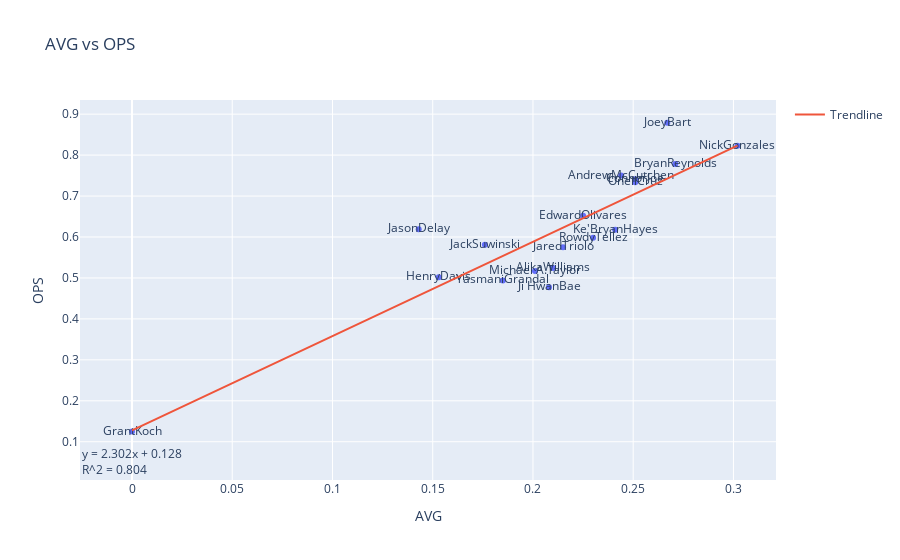
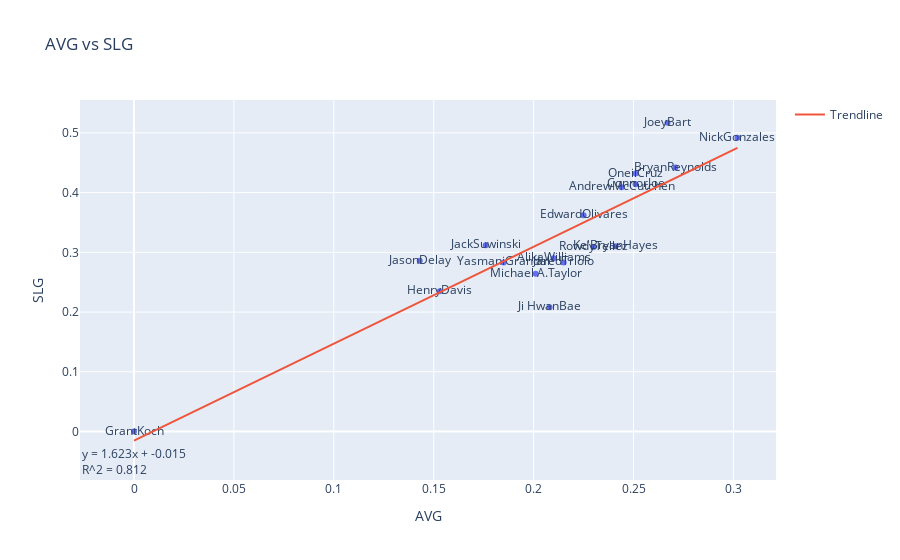

Write notebook code for charts like these, in order.
### Code cell
import pandas as pd
import plotly.express as px
import plotly.graph_objects as go
from sklearn.linear_model import LinearRegression

# Load the CSV file
file_path = '6.18.2024.csv'
data = pd.read_csv(file_path)

# Ensure the PLAYER column is used as labels
data['PLAYER'] = data['PLAYER'].astype(str)

# Drop rows with NaN values in the relevant columns
data = data.dropna(subset=['AVG', 'OPS', 'SLG'])

def add_trendline_and_annotations(df, x_col, y_col, title):
    x = df[x_col]
    y = df[y_col]

    # Fit linear regression model
    model = LinearRegression()
    model.fit(x.values.reshape(-1, 1), y.values.reshape(-1, 1))
    trendline = model.predict(x.values.reshape(-1, 1))
    
    # Calculate R^2
    r_squared = model.score(x.values.reshape(-1, 1), y.values.reshape(-1, 1))

    # Create interactive scatter plot
    fig = px.scatter(df, x=x_col, y=y_col, text='PLAYER', title=title)
    
    # Add trendline
    fig.add_traces(go.Scatter(x=x, y=trendline.flatten(), mode='lines', name='Trendline'))

    # Display equation and R^2
    equation = f"y = {model.coef_[0][0]:.3f}x + {model.intercept_[0]:.3f}"
    annotation = f"{equation}<br>R^2 = {r_squared:.3f}"
    fig.add_annotation(x=min(x), y=min(y), text=annotation, showarrow=False, align='left', yshift=-30)

    fig.show()

# Perform regression analysis and plot for AVG vs OPS
add_trendline_and_annotations(data, 'AVG', 'OPS', 'AVG vs OPS')

# Perform regression analysis and plot for AVG vs SLG
add_trendline_and_annotations(data, 'AVG', 'SLG', 'AVG vs SLG')

### Figure 1 — Plotly figure (JSON) as saved in the notebook; plotly's stock layout.template omitted (floating-point values rounded to 4 significant figures)
{"data": [{"hovertemplate": "AVG=%{x}<br>OPS=%{y}<br>PLAYER=%{text}<extra></extra>", "legendgroup": "", "marker": {"color": "#636efa", "symbol": "circle"}, "mode": "markers+text", "name": "", "orientation": "v", "showlegend": false, "text": ["JoeyBart", "AndrewMcCutchen", "BryanReynolds", "JasonDelay", "NickGonzales", "ConnorJoe", "Ke'BryanHayes", "OneilCruz", "JaredTriolo", "EdwardOlivares", "RowdyTellez", "JackSuwinski", "Ji HwanBae", "HenryDavis", "Michael A.Taylor", "AlikaWilliams", "YasmaniGrandal", "GrantKoch"], "type": "scatter", "x": [0.267, 0.244, 0.271, 0.143, 0.302, 0.251, 0.241, 0.251, 0.215, 0.225, 0.23, 0.176, 0.208, 0.153, 0.201, 0.21, 0.185, 0], "xaxis": "x", "y": [0.879, 0.75, 0.778, 0.619, 0.823, 0.741, 0.618, 0.734, 0.575, 0.652, 0.598, 0.581, 0.477, 0.502, 0.517, 0.524, 0.494, 0.125], "yaxis": "y"}, {"mode": "lines", "name": "Trendline", "type": "scatter", "x": [0.267, 0.244, 0.271, 0.143, 0.302, 0.251, 0.241, 0.251, 0.215, 0.225, 0.23, 0.176, 0.208, 0.153, 0.201, 0.21, 0.185, 0], "y": [0.7425, 0.6895, 0.7517, 0.4571, 0.8231, 0.7057, 0.6826, 0.7057, 0.6228, 0.6458, 0.6573, 0.533, 0.6067, 0.4801, 0.5906, 0.6113, 0.5537, 0.1279]}], "layout": {"annotations": [{"align": "left", "showarrow": false, "text": "y = 2.302x + 0.128<br>R^2 = 0.804", "x": 0, "y": 0.125, "yshift": -30}], "autosize": true, "legend": {"tracegroupgap": 0}, "title": {"text": "AVG vs OPS"}, "xaxis": {"anchor": "y", "autorange": true, "domain": [0, 1], "range": [-0.03145, 0.3216], "title": {"text": "AVG"}, "type": "linear"}, "yaxis": {"anchor": "x", "autorange": true, "domain": [0, 1], "range": [-0.1697, 0.9589], "title": {"text": "OPS"}, "type": "linear"}}}

### Figure 2 — Plotly figure (JSON) as saved in the notebook; plotly's stock layout.template omitted (floating-point values rounded to 4 significant figures)
{"data": [{"hovertemplate": "AVG=%{x}<br>SLG=%{y}<br>PLAYER=%{text}<extra></extra>", "legendgroup": "", "marker": {"color": "#636efa", "symbol": "circle"}, "mode": "markers+text", "name": "", "orientation": "v", "showlegend": false, "text": ["JoeyBart", "AndrewMcCutchen", "BryanReynolds", "JasonDelay", "NickGonzales", "ConnorJoe", "Ke'BryanHayes", "OneilCruz", "JaredTriolo", "EdwardOlivares", "RowdyTellez", "JackSuwinski", "Ji HwanBae", "HenryDavis", "Michael A.Taylor", "AlikaWilliams", "YasmaniGrandal", "GrantKoch"], "type": "scatter", "x": [0.267, 0.244, 0.271, 0.143, 0.302, 0.251, 0.241, 0.251, 0.215, 0.225, 0.23, 0.176, 0.208, 0.153, 0.201, 0.21, 0.185, 0], "xaxis": "x", "y": [0.517, 0.409, 0.442, 0.286, 0.492, 0.414, 0.31, 0.432, 0.283, 0.362, 0.309, 0.312, 0.208, 0.235, 0.264, 0.29, 0.283, 0], "yaxis": "y"}, {"mode": "lines", "name": "Trendline", "type": "scatter", "x": [0.267, 0.244, 0.271, 0.143, 0.302, 0.251, 0.241, 0.251, 0.215, 0.225, 0.23, 0.176, 0.208, 0.153, 0.201, 0.21, 0.185, 0], "y": [0.418, 0.3807, 0.4245, 0.2168, 0.4748, 0.3921, 0.3758, 0.3921, 0.3336, 0.3499, 0.358, 0.2703, 0.3223, 0.233, 0.3109, 0.3255, 0.2849, -0.01534]}], "layout": {"annotations": [{"align": "left", "showarrow": false, "text": "y = 1.623x + -0.015<br>R^2 = 0.812", "x": 0, "y": 0, "yshift": -30}], "autosize": true, "legend": {"tracegroupgap": 0}, "title": {"text": "AVG vs SLG"}, "xaxis": {"anchor": "y", "autorange": true, "domain": [0, 1], "range": [-0.03313, 0.3217], "title": {"text": "AVG"}, "type": "linear"}, "yaxis": {"anchor": "x", "autorange": true, "domain": [0, 1], "range": [-0.2021, 0.5718], "title": {"text": "SLG"}, "type": "linear"}}}
